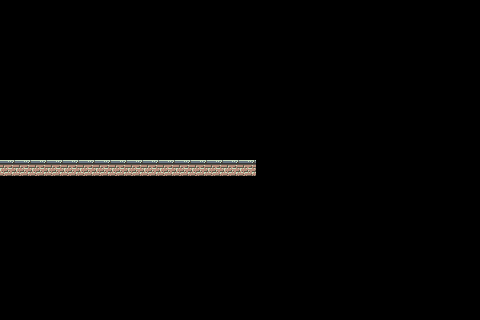

Rendered tile map (Tiled .tmx) drawn with the repository's tilesets; below, a short description and the full map source, tile grids included:
An orthogonal 30x20 tile map with 16x16 px tiles, 1 tile layer (Tile Layer 1) and 1 object (solid).

<map version="1.10" tiledversion="1.11.2" orientation="orthogonal" renderorder="right-down" width="30" height="20" tilewidth="16" tileheight="16" infinite="0" nextlayerid="3" nextobjectid="3">
 <tileset firstgid="1" source="map.tsx" />
 <layer id="1" name="Tile Layer 1" width="30" height="20">
  <data>
   <tile />
   <tile />
   <tile />
   <tile />
   <tile />
   <tile />
   <tile />
   <tile />
   <tile />
   <tile />
   <tile />
   <tile />
   <tile />
   <tile />
   <tile />
   <tile />
   <tile />
   <tile />
   <tile />
   <tile />
   <tile />
   <tile />
   <tile />
   <tile />
   <tile />
   <tile />
   <tile />
   <tile />
   <tile />
   <tile />
   <tile />
   <tile />
   <tile />
   <tile />
   <tile />
   <tile />
   <tile />
   <tile />
   <tile />
   <tile />
   <tile />
   <tile />
   <tile />
   <tile />
   <tile />
   <tile />
   <tile />
   <tile />
   <tile />
   <tile />
   <tile />
   <tile />
   <tile />
   <tile />
   <tile />
   <tile />
   <tile />
   <tile />
   <tile />
   <tile />
   <tile />
   <tile />
   <tile />
   <tile />
   <tile />
   <tile />
   <tile />
   <tile />
   <tile />
   <tile />
   <tile />
   <tile />
   <tile />
   <tile />
   <tile />
   <tile />
   <tile />
   <tile />
   <tile />
   <tile />
   <tile />
   <tile />
   <tile />
   <tile />
   <tile />
   <tile />
   <tile />
   <tile />
   <tile />
   <tile />
   <tile />
   <tile />
   <tile />
   <tile />
   <tile />
   <tile />
   <tile />
   <tile />
   <tile />
   <tile />
   <tile />
   <tile />
   <tile />
   <tile />
   <tile />
   <tile />
   <tile />
   <tile />
   <tile />
   <tile />
   <tile />
   <tile />
   <tile />
   <tile />
   <tile />
   <tile />
   <tile />
   <tile />
   <tile />
   <tile />
   <tile />
   <tile />
   <tile />
   <tile />
   <tile />
   <tile />
   <tile />
   <tile />
   <tile />
   <tile />
   <tile />
   <tile />
   <tile />
   <tile />
   <tile />
   <tile />
   <tile />
   <tile />
   <tile />
   <tile />
   <tile />
   <tile />
   <tile />
   <tile />
   <tile />
   <tile />
   <tile />
   <tile />
   <tile />
   <tile />
   <tile />
   <tile />
   <tile />
   <tile />
   <tile />
   <tile />
   <tile />
   <tile />
   <tile />
   <tile />
   <tile />
   <tile />
   <tile />
   <tile />
   <tile />
   <tile />
   <tile />
   <tile />
   <tile />
   <tile />
   <tile />
   <tile />
   <tile />
   <tile />
   <tile />
   <tile />
   <tile />
   <tile />
   <tile />
   <tile />
   <tile />
   <tile />
   <tile />
   <tile />
   <tile />
   <tile />
   <tile />
   <tile />
   <tile />
   <tile />
   <tile />
   <tile />
   <tile />
   <tile />
   <tile />
   <tile />
   <tile />
   <tile />
   <tile />
   <tile />
   <tile />
   <tile />
   <tile />
   <tile />
   <tile />
   <tile />
   <tile />
   <tile />
   <tile />
   <tile />
   <tile />
   <tile />
   <tile />
   <tile />
   <tile />
   <tile />
   <tile />
   <tile />
   <tile />
   <tile />
   <tile />
   <tile />
   <tile />
   <tile />
   <tile />
   <tile />
   <tile />
   <tile />
   <tile />
   <tile />
   <tile />
   <tile />
   <tile />
   <tile />
   <tile />
   <tile />
   <tile />
   <tile />
   <tile />
   <tile />
   <tile />
   <tile />
   <tile />
   <tile />
   <tile />
   <tile />
   <tile />
   <tile />
   <tile />
   <tile />
   <tile />
   <tile />
   <tile />
   <tile />
   <tile />
   <tile />
   <tile />
   <tile />
   <tile />
   <tile />
   <tile />
   <tile />
   <tile />
   <tile />
   <tile />
   <tile />
   <tile />
   <tile />
   <tile />
   <tile />
   <tile />
   <tile />
   <tile />
   <tile />
   <tile />
   <tile />
   <tile />
   <tile />
   <tile />
   <tile />
   <tile />
   <tile />
   <tile />
   <tile />
   <tile />
   <tile />
   <tile />
   <tile />
   <tile />
   <tile />
   <tile />
   <tile />
   <tile />
   <tile />
   <tile />
   <tile />
   <tile />
   <tile />
   <tile />
   <tile />
   <tile gid="1" />
   <tile gid="1" />
   <tile gid="1" />
   <tile gid="1" />
   <tile gid="1" />
   <tile gid="1" />
   <tile gid="1" />
   <tile gid="1" />
   <tile gid="1" />
   <tile gid="1" />
   <tile gid="1" />
   <tile gid="1" />
   <tile gid="1" />
   <tile gid="1" />
   <tile gid="1" />
   <tile gid="1" />
   <tile />
   <tile />
   <tile />
   <tile />
   <tile />
   <tile />
   <tile />
   <tile />
   <tile />
   <tile />
   <tile />
   <tile />
   <tile />
   <tile />
   <tile />
   <tile />
   <tile />
   <tile />
   <tile />
   <tile />
   <tile />
   <tile />
   <tile />
   <tile />
   <tile />
   <tile />
   <tile />
   <tile />
   <tile />
   <tile />
   <tile />
   <tile />
   <tile />
   <tile />
   <tile />
   <tile />
   <tile />
   <tile />
   <tile />
   <tile />
   <tile />
   <tile />
   <tile />
   <tile />
   <tile />
   <tile />
   <tile />
   <tile />
   <tile />
   <tile />
   <tile />
   <tile />
   <tile />
   <tile />
   <tile />
   <tile />
   <tile />
   <tile />
   <tile />
   <tile />
   <tile />
   <tile />
   <tile />
   <tile />
   <tile />
   <tile />
   <tile />
   <tile />
   <tile />
   <tile />
   <tile />
   <tile />
   <tile />
   <tile />
   <tile />
   <tile />
   <tile />
   <tile />
   <tile />
   <tile />
   <tile />
   <tile />
   <tile />
   <tile />
   <tile />
   <tile />
   <tile />
   <tile />
   <tile />
   <tile />
   <tile />
   <tile />
   <tile />
   <tile />
   <tile />
   <tile />
   <tile />
   <tile />
   <tile />
   <tile />
   <tile />
   <tile />
   <tile />
   <tile />
   <tile />
   <tile />
   <tile />
   <tile />
   <tile />
   <tile />
   <tile />
   <tile />
   <tile />
   <tile />
   <tile />
   <tile />
   <tile />
   <tile />
   <tile />
   <tile />
   <tile />
   <tile />
   <tile />
   <tile />
   <tile />
   <tile />
   <tile />
   <tile />
   <tile />
   <tile />
   <tile />
   <tile />
   <tile />
   <tile />
   <tile />
   <tile />
   <tile />
   <tile />
   <tile />
   <tile />
   <tile />
   <tile />
   <tile />
   <tile />
   <tile />
   <tile />
   <tile />
   <tile />
   <tile />
   <tile />
   <tile />
   <tile />
   <tile />
   <tile />
   <tile />
   <tile />
   <tile />
   <tile />
   <tile />
   <tile />
   <tile />
   <tile />
   <tile />
   <tile />
   <tile />
   <tile />
   <tile />
   <tile />
   <tile />
   <tile />
   <tile />
   <tile />
   <tile />
   <tile />
   <tile />
   <tile />
   <tile />
   <tile />
   <tile />
   <tile />
   <tile />
   <tile />
   <tile />
   <tile />
   <tile />
   <tile />
   <tile />
   <tile />
   <tile />
   <tile />
   <tile />
   <tile />
   <tile />
   <tile />
   <tile />
   <tile />
   <tile />
   <tile />
   <tile />
   <tile />
   <tile />
   <tile />
   <tile />
   <tile />
   <tile />
   <tile />
   <tile />
   <tile />
   <tile />
   <tile />
   <tile />
   <tile />
   <tile />
   <tile />
   <tile />
   <tile />
   <tile />
   <tile />
   <tile />
   <tile />
   <tile />
   <tile />
   <tile />
   <tile />
   <tile />
   <tile />
   <tile />
   <tile />
   <tile />
   <tile />
   <tile />
   <tile />
   <tile />
   <tile />
   <tile />
   <tile />
   <tile />
   <tile />
   <tile />
   <tile />
   <tile />
   <tile />
   <tile />
   <tile />
   <tile />
   <tile />
   <tile />
   <tile />
   <tile />
   <tile />
   <tile />
   <tile />
   <tile />
   <tile />
   <tile />
   <tile />
   <tile />
   <tile />
   <tile />
   <tile />
   <tile />
   <tile />
   <tile />
   <tile />
   <tile />
   <tile />
   <tile />
   <tile />
   <tile />
   <tile />
   <tile />
   <tile />
   <tile />
   <tile />
   <tile />
   <tile />
   <tile />
   <tile />
   <tile />
   <tile />
   <tile />
   <tile />
   <tile />
   <tile />
  </data>
 </layer>
 <objectgroup id="2" name="Object Layer 1">
  <object id="2" name="solid" x="0.864437" y="159.489" width="254.577" height="15.9921" />
 </objectgroup>
</map>
